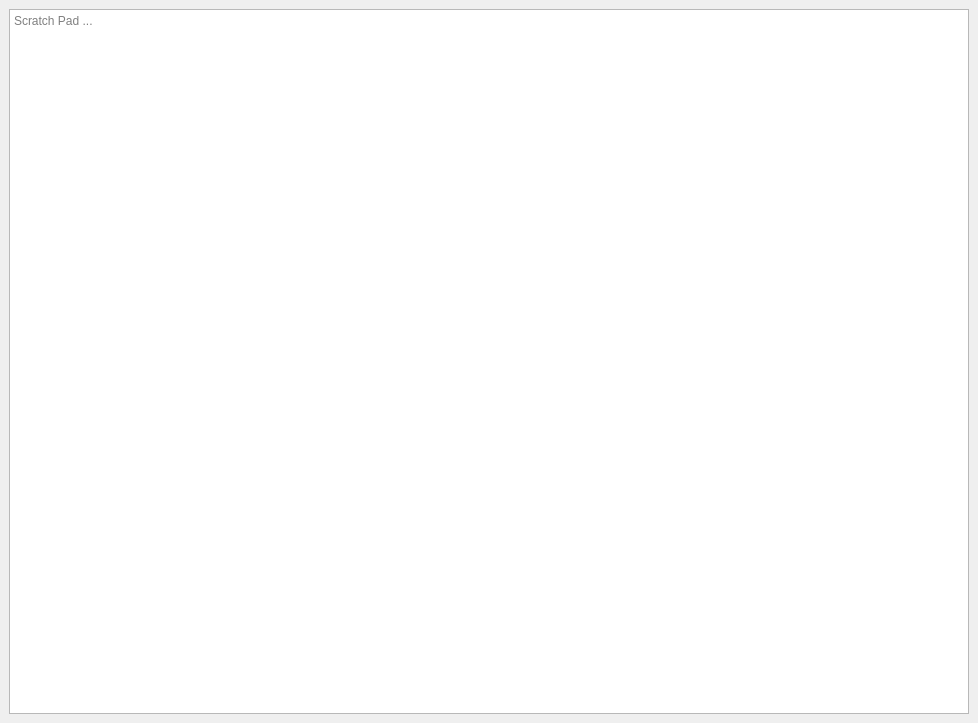
<?xml version="1.0" encoding="UTF-8"?>
<ui version="4.0">
 <class>MainWindow</class>
 <widget class="QMainWindow" name="MainWindow">
  <property name="geometry">
   <rect>
    <x>0</x>
    <y>0</y>
    <width>978</width>
    <height>723</height>
   </rect>
  </property>
  <property name="windowTitle">
   <string>OnePage</string>
  </property>
  <widget class="QWidget" name="centralwidget">
   <layout class="QHBoxLayout" name="horizontalLayout">
    <item>
     <widget class="QTextEdit" name="txt_scratch_pad">
      <property name="acceptRichText">
       <bool>false</bool>
      </property>
      <property name="placeholderText">
       <string>Scratch Pad ...</string>
      </property>
     </widget>
    </item>
   </layout>
  </widget>
 </widget>
 <resources/>
 <connections/>
</ui>
